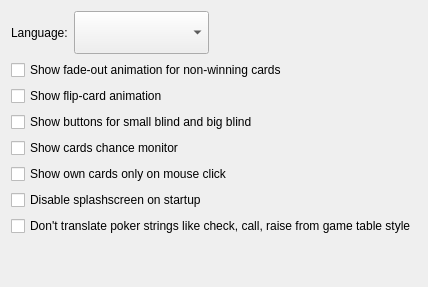
           <widget class="QWidget" name="tab_7">
            <attribute name="title">
             <string>Common</string>
            </attribute>
            <layout class="QGridLayout" name="gridLayout_8">
             <item row="0" column="0">
              <layout class="QHBoxLayout">
               <property name="spacing">
                <number>6</number>
               </property>
               <item>
                <widget class="QLabel" name="label_14">
                 <property name="styleSheet">
                  <string notr="true"/>
                 </property>
                 <property name="text">
                  <string>Language:</string>
                 </property>
                 <property name="buddy">
                  <cstring>comboBox_switchLanguage</cstring>
                 </property>
                </widget>
               </item>
               <item>
                <widget class="QComboBox" name="comboBox_switchLanguage">
                 <property name="styleSheet">
                  <string notr="true">QObject {font: 30px}</string>
                 </property>
                </widget>
               </item>
               <item>
                <spacer>
                 <property name="orientation">
                  <enum>Qt::Horizontal</enum>
                 </property>
                 <property name="sizeHint" stdset="0">
                  <size>
                   <width>40</width>
                   <height>20</height>
                  </size>
                 </property>
                </spacer>
               </item>
              </layout>
             </item>
             <item row="1" column="0">
              <layout class="QGridLayout" name="gridLayout_7">
               <item row="0" column="0" colspan="2">
                <widget class="QCheckBox" name="checkBox_showFadeOutCardsAnimation">
                 <property name="text">
                  <string>Show fade-out animation for non-winning cards</string>
                 </property>
                </widget>
               </item>
               <item row="2" column="0" colspan="2">
                <widget class="QCheckBox" name="checkBox_showBlindButtons">
                 <property name="text">
                  <string>Show buttons for small blind and big blind</string>
                 </property>
                </widget>
               </item>
               <item row="6" column="0" colspan="2">
                <widget class="QCheckBox" name="checkBox_dontTranslatePokerStrings">
                 <property name="text">
                  <string>Don't translate poker strings like check, call, raise from game table style</string>
                 </property>
                </widget>
               </item>
               <item row="3" column="0" colspan="2">
                <widget class="QCheckBox" name="checkBox_cardsChanceMonitor">
                 <property name="text">
                  <string>Show cards chance monitor</string>
                 </property>
                </widget>
               </item>
               <item row="4" column="0" colspan="2">
                <widget class="QCheckBox" name="checkBox_antiPeekMode">
                 <property name="text">
                  <string>Show own cards only on mouse click</string>
                 </property>
                </widget>
               </item>
               <item row="5" column="0" colspan="2">
                <widget class="QCheckBox" name="checkBox_disableSplashscreen">
                 <property name="text">
                  <string>Disable splashscreen on startup</string>
                 </property>
                </widget>
               </item>
               <item row="1" column="0" colspan="2">
                <widget class="QCheckBox" name="checkBox_showFlipCardsAnimation">
                 <property name="text">
                  <string>Show flip-card animation</string>
                 </property>
                </widget>
               </item>
              </layout>
             </item>
             <item row="2" column="0">
              <spacer name="verticalSpacer_2">
               <property name="orientation">
                <enum>Qt::Vertical</enum>
               </property>
               <property name="sizeHint" stdset="0">
                <size>
                 <width>20</width>
                 <height>40</height>
                </size>
               </property>
              </spacer>
             </item>
            </layout>
           </widget>
